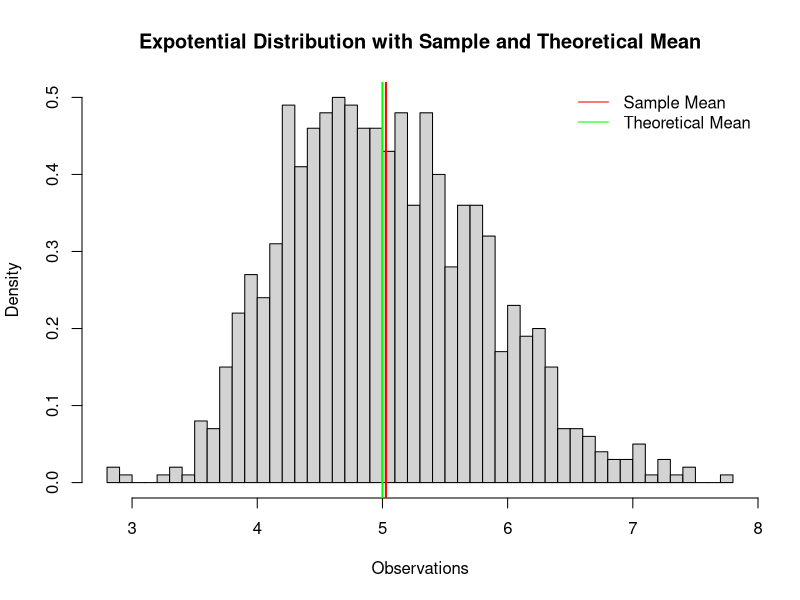
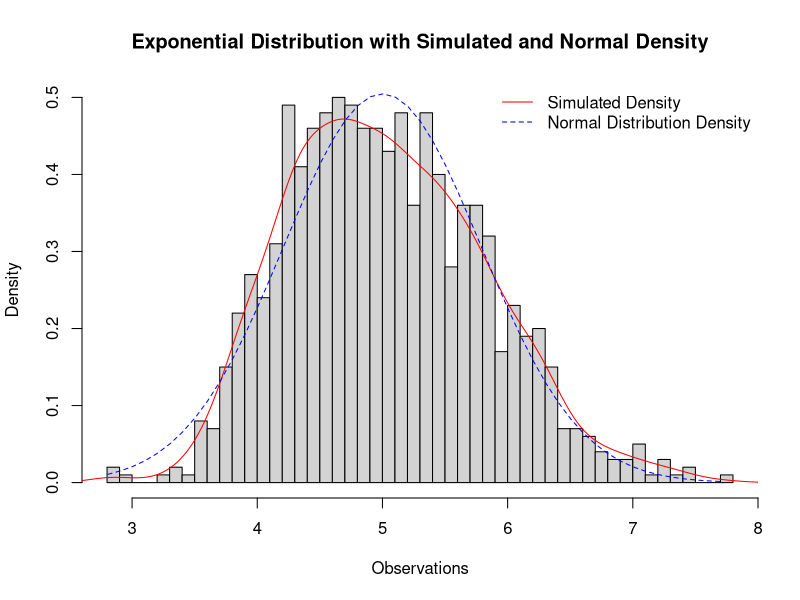
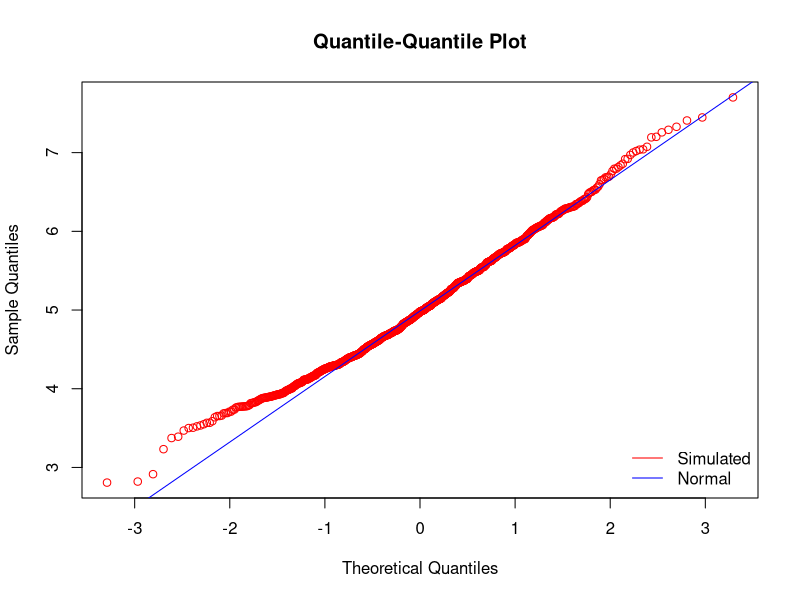

Generate these figures, in order, with R:
## ---- chunk 1

# lambda is 0.2
lambda = 0.2
# 40 observations
n = 40
# 1000 simulations
nsims = 1:1000
# set a seed
set.seed(8080)
# create sim_data
sim_data <- data.frame(value = sapply(nsims, function(x) {mean(rexp(n, lambda))}))
## ---- chunk 2
sample_mean <- mean(sim_data$value)
sample_mean
theoretical_mean <- 1 / lambda
theoretical_mean

hist(sim_data$value,
     breaks = 50,
     prob = TRUE,
     main = "Expotential Distribution with Sample and Theoretical Mean",
     xlab = "Observations")

abline(v = theoretical_mean,
       col = "green",
       lwd = 2)

abline(v = sample_mean,
       col = "red",
       lwd = 2)

legend("topright",
       c("Sample Mean", "Theoretical Mean"),
       bty = "n",
       lty = c(1, 1),
       col = c("red", "green"))
## ---- chunk 3
simulation_var <- var(sim_data$value)
simulation_var
theoretical_var <- ((1/lambda)^2)/40
theoretical_var
## ---- chunk 4
hist(sim_data$value, 
     breaks = 50, 
     prob = TRUE, 
     main = "Exponential Distribution with Simulated and Normal Density", 
     xlab = "Observations")

## Sample density
lines(density(sim_data$value), col="red")

## Theoretical normal density
xnorm <- seq(min(sim_data$value), max(sim_data$value), length = 50)
ynorm <- dnorm(xnorm, mean = 1/lambda, sd = (1/lambda/sqrt(40)))
lines(xnorm, ynorm, pch = 22, col = "blue", lty = 2)

legend("topright", c("Simulated Density", "Normal Distribution Density"), 
       bty = "n", lty = c(1,2), col = c("red", "blue"))
## ---- chunk 5
qqnorm(sim_data$value, 
       main ="Quantile-Quantile Plot",col="red")
qqline(sim_data$value, 
       col = "blue")
legend("bottomright", c("Simulated", "Normal"), 
       bty = "n", lty = c(1,1), col = c("red", "blue"))
## ---- chunk 6
simulation_interval <- round (mean(sim_data$value) + c(-1,1)*1.96*sd(sim_data$value)/sqrt(n),3)
theoretical_interval <- theoretical_mean + c(-1,1)*1.96*sqrt(theoretical_var)/sqrt(n);
simulation_interval
theoretical_interval

